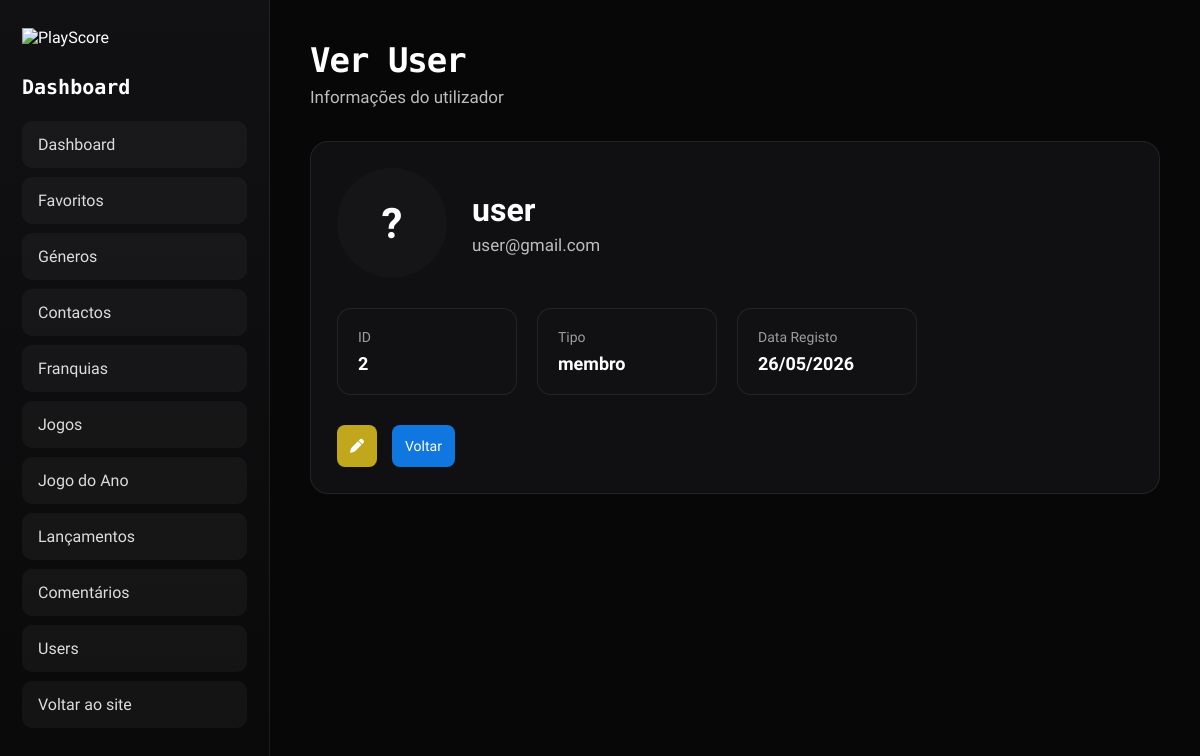
The app's page /Site/admin/dashboard_ver_user.php?id=2 (signed in) with its own data.
### tables this page shows
CREATE TABLE IF NOT EXISTS `users` (
  `id_utilizador` int NOT NULL AUTO_INCREMENT,
  `nome` varchar(100) NOT NULL,
  `email` varchar(150) NOT NULL,
  `avatar_url` text,
  `password_hash` text NOT NULL,
  `tipo_utilizador` enum('admin','membro') DEFAULT 'membro',
  `data_registo` timestamp NULL DEFAULT CURRENT_TIMESTAMP,
  `bio` text,
  PRIMARY KEY (`id_utilizador`),
  UNIQUE KEY `email` (`email`)
);

### Site/admin/dashboard_ver_user.php (the view, shortened to what this page needs)
<?php
include "../conexao.php";
$id = $_GET["id"];
$sql = "SELECT * FROM users WHERE id_utilizador = $id";
$resultado = mysqli_query($conn, $sql);
$user = mysqli_fetch_assoc($resultado);
?>
<!DOCTYPE html>
<html lang="pt">
<head>
    <link rel="stylesheet" href="../css/backoffice.css">
    <link rel="stylesheet" href="https://cdnjs.cloudflare.com/ajax/libs/font-awesome/6.5.2/css/all.min.css">
</head>
<body>
    <div class="backoffice">
        <aside class="sidebar">
            <div class="sidebar-logo">
                <img src="../logo/Logo.png" alt="PlayScore">
            </div>
            <h2>Dashboard</h2>
            <a href="dashboard.php">Dashboard</a>
            <nav class="sidebar-menu">
                <a href="dashboard_favoritos.php">Favoritos</a>
                <a href="dashboard_generos.php">Géneros</a>
                <a href="dashboard_contactos.php">Contactos</a>
                <a href="dashboard_franquia.php">Franquias</a>
                <a href="dashboard_jogos.php">Jogos</a>
                <a href="dashboard_jogoano.php">Jogo do Ano</a>
                <a href="dashboard_lancamento.php">Lançamentos</a>
                <a href="dashboard_comentarios.php">Comentários</a>
                <a href="dashboard_users.php">Users</a>
            </nav>
            <a href="../index.php" class="back-site">Voltar ao site</a>
        </aside>
        <main class="main-content">
            <div class="topbar">
                <div>
                    <h1>Ver User</h1>
                    <p>Informações do utilizador</p>
                </div>
            </div>
            <section class="table-card view-card">
                <div class="view-header">
                    <?php if (!empty($user["avatar_url"])) { ?>
                        <img src="<?php echo $user["avatar_url"]; ?>"
                            class="view-avatar">
                    <?php } else { ?>
                        <div class="view-placeholder">
                            ?
                        </div>
                    <?php } ?>
                    <div>
                        <h2>
                            <?php echo $user["nome"]; ?>
                        </h2>
                        <p>
                            <?php echo $user["email"]; ?>
                        </p>
                    </div>
                </div>
                <div class="view-info">
                    <div class="info-box">
                        <span>ID</span>
                        <strong><?php echo $user["id_utilizador"]; ?></strong>
                    </div>
                    <div class="info-box">
                        <span>Tipo</span>
                        <strong><?php echo $user["tipo_utilizador"]; ?></strong>
                    </div>
                    <div class="info-box">
                        <span>Data Registo</span>
                        <strong>
                            <?php echo date("d/m/Y", strtotime($user["data_registo"])); ?>
                        </strong>
                    </div>
                </div>
                <div class="view-buttons">
                    <a href="dashboard_editar_user.php?id=<?php echo $user["id_utilizador"]; ?>"
                        class="btn edit">
                        <i class="fa-solid fa-pen"></i>
                    </a>
                    <a href="dashboard_users.php"
                        class="btn view">
                        Voltar
                    </a>
                </div>
            </section>
        </main>
    </div>
</body>
</html>

### Site/css/backoffice.css (style rules this page uses)
* { margin: 0; padding: 0; box-sizing: border-box; }
body { background: #070708; color: white; font-family: 'Abel', sans-serif; }
.backoffice { display: flex; min-height: 100vh; }
.sidebar { width: 270px; background: linear-gradient(180deg, #111113, #09090a); padding: 28px 22px; border-right: 1px solid rgba(255,255,255,0.08); }
.sidebar-logo img { width: 150px; margin-bottom: 28px; }
.sidebar h2 { font-family: 'Kode Mono', monospace; font-size: 20px; margin-bottom: 22px; color: #ffffff; }
.sidebar a { display: block; color: #dcdcdc; text-decoration: none; padding: 13px 15px; margin-bottom: 9px; border-radius: 10px; background: rgba(255,255,255,0.04); border: 1px solid transparent; transition: 0.2s ease; }
.main-content { flex: 1; padding: 40px; }
.topbar { display: flex; justify-content: space-between; align-items: center; margin-bottom: 34px; }
.topbar h1 { font-family: 'Kode Mono', monospace; font-size: 34px; letter-spacing: -1px; }
.topbar p { color: #bdbdbd; margin-top: 7px; font-size: 17px; }
.table-card { background: rgba(17,17,19,0.95); border-radius: 18px; padding: 26px; border: 1px solid rgba(255,255,255,0.08); overflow-x: auto; }
.btn { padding: 13px 13px; border-radius: 8px; text-decoration: none; color: white; font-size: 14px; transition: 0.2s ease; white-space: nowrap; margin:0; }
.view-card { display: flex; flex-direction: column; gap: 30px; }
.view-header { display: flex; align-items: center; gap: 25px; }
.view-placeholder { width: 110px; height: 110px; border-radius: 50%; background: #151518; display: flex; justify-content: center; align-items: center; font-size: 42px; font-weight: bold; color: white; }
.view-header h2 { font-size: 32px; margin-bottom: 6px; }
.view-header p { color: #bdbdbd; font-size: 17px; }
.view-info { display: flex; gap: 20px; flex-wrap: wrap; }
.info-box { background: #111113; border: 1px solid rgba(255,255,255,0.08); border-radius: 14px; padding: 20px; min-width: 180px; }
.info-box span { display: block; color: #9d9d9d; margin-bottom: 8px; font-size: 14px; }
.info-box strong { font-size: 18px; color: white; }
.view-buttons { display: flex; gap: 15px; }
.view { background: #0f77df; }
.edit { background: #c0a71c; }

### records on screen
users: nome "user", email "user@gmail.com", id_utilizador "2", tipo_utilizador "membro", data_registo "26/05/2026"
